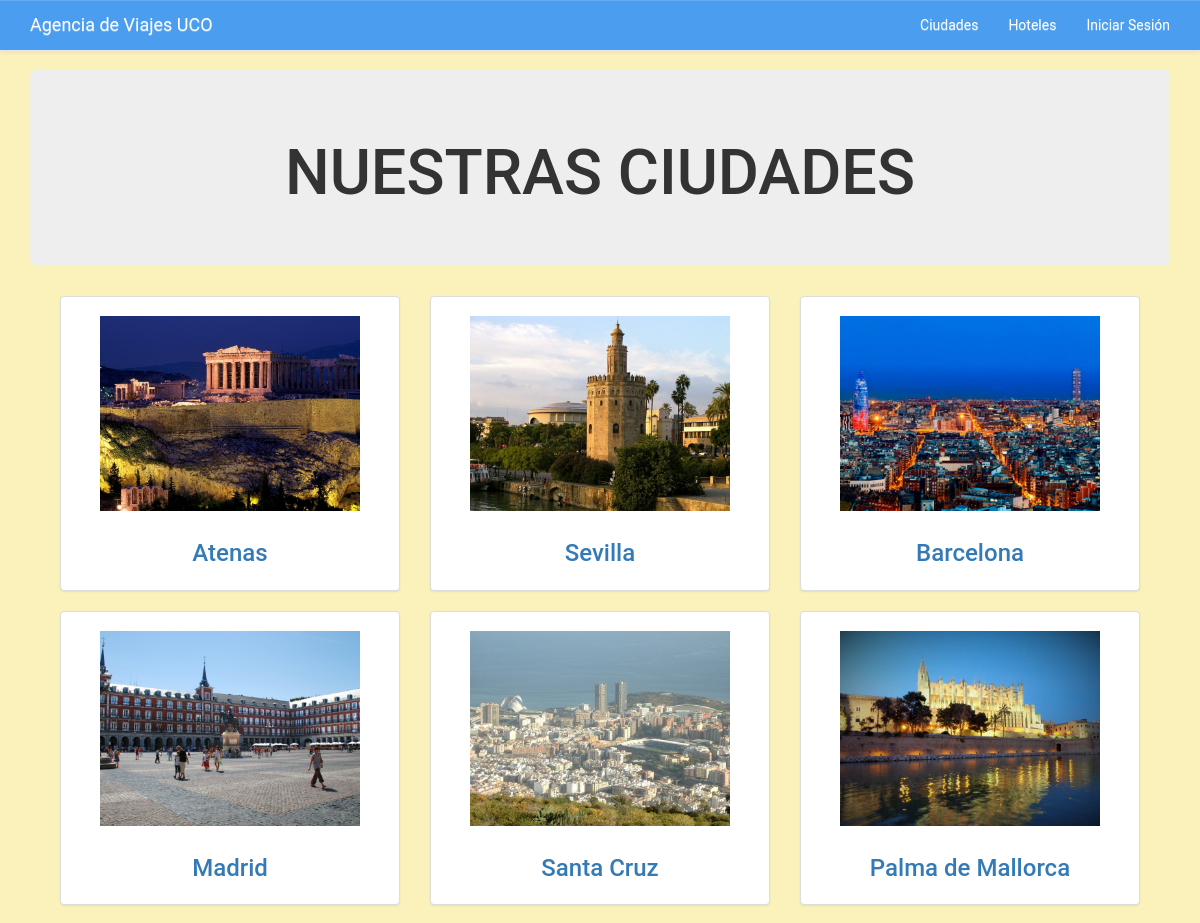
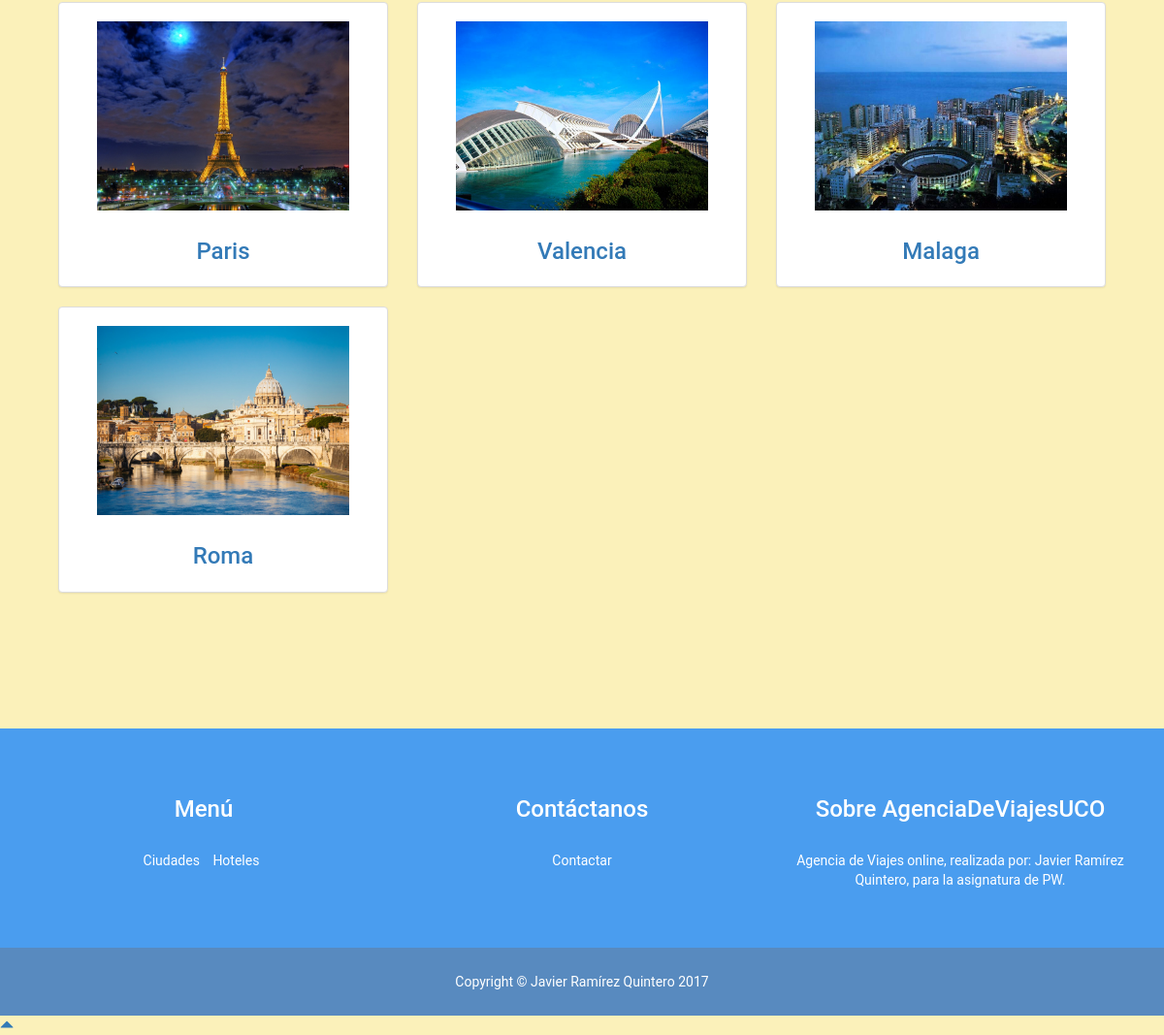
Page /ciudades/ on the committed database (2 pictures, top to bottom).
### Gestion_Agencia/models.py (models this page shows, shortened)
class Ciudad(models.Model):
	nombre = models.CharField(max_length=200) #Nombre de las ciudades a elegir
	imagen = models.ImageField(upload_to='imagenes') #Imagen de la ciudad
	descripcion = models.TextField() #Descripcion de la ciudad
	valor_Ciudad = models.IntegerField(default = 0) #Indica el valor del paquete elegido

### Gestion_Agencia/views.py (the view)
# urls.py: url(r'^ciudades/$', views.ciudades, name='ciudades'), #Pagina de todas las ciudades
def ciudades(request):
	listaCiudades = Ciudad.objects.all()
	ciudades = Ciudad.objects.all().order_by('nombre')
	template = loader.get_template('Gestion_Agencia/ciudades.html')
	context = {
		'listaCiudades': listaCiudades,
		'ciudades': ciudades,
	}
	return HttpResponse(template.render(context, request))

### Gestion_Agencia/templates/Gestion_Agencia/ciudades.html
{% extends "base.html" %}
  {% block Titulo %}
    NUESTRAS CIUDADES
  {% endblock %}
  {% block Contenido %}
    {% for ciudades in listaCiudades %}
    <div class="col-sm-6 col-md-4">
      <div class="thumbnail">
        <img src="{{ciudades.imagen.url}}" width="260px" height="200px" style="margin-top:15px;"/>
        <div class="caption">
            <h3 style="text-align:center"><a href="{% url 'Gestion_Agencia:ciudad' ciudad_id=ciudades.id %}">{{ciudades.nombre}}</a></h3>
        </div>
      </div>
    </div>
    {% endfor %}
{% endblock %}

### Gestion_Agencia/static/Gestion_Agencia/style.css (style rules this page uses)
html, body { font-family: 'Roboto', sans-serif; height: 100%; }
body { background-color: #FBF1BA; }

### rows in the picture
Ciudad: imagen (picture), nombre "Atenas"
Ciudad: imagen (picture), nombre "Sevilla"
Ciudad: imagen (picture), nombre "Barcelona"
Ciudad: imagen (picture), nombre "Madrid"
Ciudad: imagen (picture), nombre "Santa Cruz"
Ciudad: imagen (picture), nombre "Palma de Mallorca"
Ciudad: imagen (picture), nombre "Paris"
Ciudad: imagen (picture), nombre "Valencia"
Ciudad: imagen (picture), nombre "Malaga"
Ciudad: imagen (picture), nombre "Roma"
